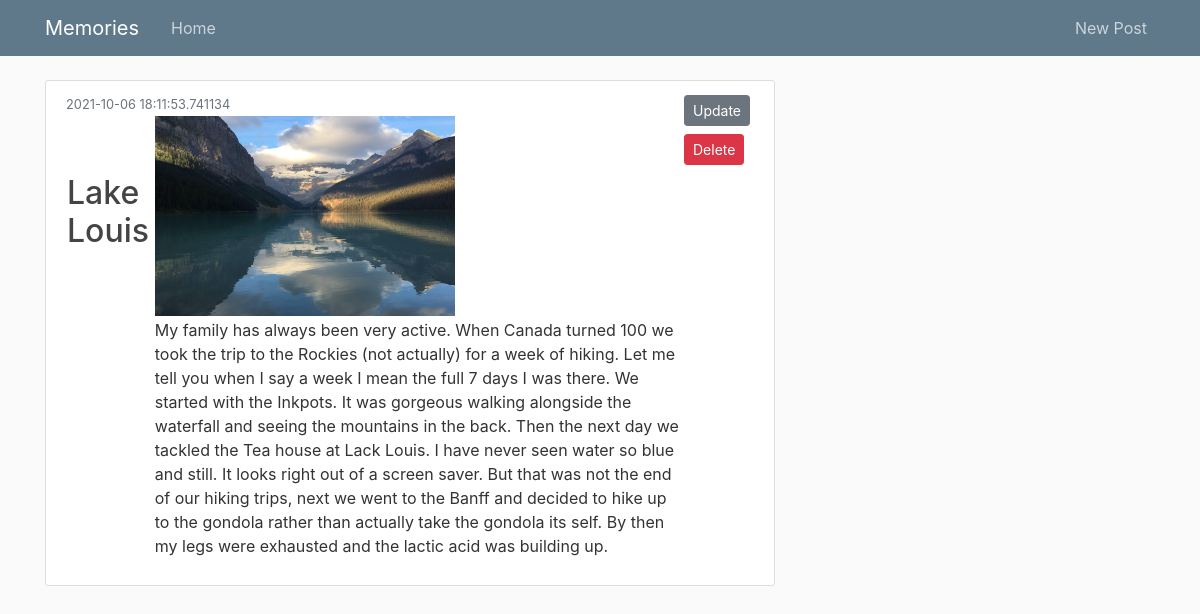
Screenshot of /post/2 with the database file from the repository.
### flask_blog/models.py (models this page shows, shortened)
class Posts(db.Model):
    id = db.Column(db.Integer, primary_key=True)
    title = db.Column(db.String(100), nullable=False)
    date_posted = db.Column(db.DateTime, nullable=False, default=datetime.utcnow)
    image_file  = db.Column(db.String(20), nullable=False, default='default.jpg')
    content = db.Column(db.Text, nullable=False)

### flask_blog/routes.py (the view)
@app.route("/post/<int:post_id>", methods=['GET', 'POST'])
def post(post_id):
    post = Posts.query.get(post_id)
    return render_template('post.html', title=post.title, post=post)

### flask_blog/templates/post.html
{% extends "layout.html" %}
{% block content %}
<article class="media content-section">
    <div class="media-body">
	    <div class="article-metadata">
	      <small class="text-muted">{{ post.date_posted}}</small>
	    </div>
	    <div>
	      <table>
		    <thead>
		        <td><h2><a class="article-title">{{ post.title }}</a></h2></td>
		        <td><img class="article-img" src="{{ url_for('static', filename='posts/' + post.image_file) }}" width="300" height="200"></td>
		    </thead>
		     <tr>
		        <td></td>
		        <td><p class="article-content">{{ post.content}}</p></td>
		      </tr>
		  </table>
		</div>
    </div>
    <div class="link-to-update">
        <a class="btn btn-secondary btn-sm m-1" href="{{ url_for('update', post_id=post.id) }}">Update</a>
        <form action="{{ url_for('delete', post_id=post.id) }}" method="POST">
            <input class="btn btn-danger btn-sm m-1" type="submit" value="Delete">
        </form>
    </div>
</article>
{% endblock content %}

### flask_blog/templates/layout.html (shortened to what this page needs)
<!DOCTYPE html>
<html>
<head>
    <link rel="stylesheet" href="https://maxcdn.bootstrapcdn.com/bootstrap/4.0.0/css/bootstrap.min.css">
    <link rel="stylesheet" type="text/css" href="{{ url_for('static', filename='main.css') }}">
</head>
<body>
    <header class="site-header">
      <nav class="navbar navbar-expand-md navbar-dark bg-steel fixed-top">
        <div class="container">
          <a class="navbar-brand mr-4" href="/">Memories</a>
          <div class="collapse navbar-collapse" id="navbarToggle">
            <div class="navbar-nav mr-auto">
              <a class="nav-item nav-link" href="{{ url_for('home') }}">Home</a>
            </div>
            <div class="navbar-nav">
              <a class="nav-item nav-link" href="{{ url_for('new_post') }}">New Post</a>
            </div>
          </div>
        </div>
      </nav>
    </header>
    <main role="main" class="container">
      <div class="row">
        <div class="col-md-8">
          {% block content %}{% endblock %}
        </div>
      </div>
    </main>
</body>
</html>

### flask_blog/static/main.css (style rules this page uses)
body { background: #fafafa; color: #333333; margin-top: 5rem; }
h1, h2, h3, h4, h5, h6 { color: #444444; }
.bg-steel { background-color: #5f788a; }
.site-header .navbar-nav .nav-link { color: #cbd5db; }
.content-section { background: #ffffff; padding: 10px 20px; border: 1px solid #dddddd; border-radius: 3px; margin-bottom: 20px; }

### rows the page displays
Posts: date_posted "2021-10-06 18:11:53.741134", title "Lake Louis", image_file (picture), content "My family has always been very active. When Canada turned 100 we took the trip to the Rockies (not actually) for a week of hiking. Let me tell you when I say a week I mean the full 7 days I was there. We started with the Inkpots. It was gorgeous walking alongside the waterfall and seeing the mountains in the back. Then the next day we tackled the Tea house at Lack Louis. I have never seen water so blue and still. It looks right out of a screen saver. But that was not the end of our hiking trips, next we went to the Banff and decided to hike up to the gondola rather than actually take the gondola its self. By then my legs were exhausted and the lactic acid was building up."
